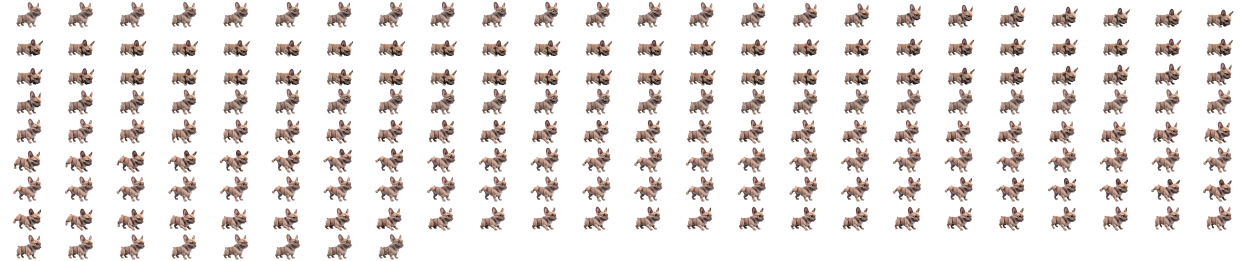
#> input picture race-v3-frenk-lab/assets/frenk_sniff.png, 4968 x 1044 px, given in place of f048.png, which was not available (shown at 1/4 size)
$ python build_frenk_atlas.py ../assets/frenk_sniff.png
#> lines starting #> are read from the running program, lines starting #| are printed output that depends on the picture; pictures that were not available may be replaced by others from this repository, and a replacement may not be noted
#!/usr/bin/env python3
"""Build the Frenk sprite atlases for the browser lab from the WORKING ALPHA frames (no new rendering of the dog):
every frame (1276x720 RGBA) is resized once to the game sprite size 207x116 (Lanczos) and packed, 24 columns per sheet.
Also writes frenk_atlas.json: label -> {sheet, index} and the alpha-weighted x-centroid / bottom of each frame in sprite px.
Sources (decoded with ffmpeg libvpx-vp9 -pix_fmt rgba from these files; see ../README.md):
  run87..run98   dog1-run-alpha.webm (approved RUN, #n), decoded frames
  v1f*, g3f*     bulldog1-frenk/race_start_v1/DOG1_RACE_START_v1_alpha.webm, race_start_gen3/DOG1_RACE_START_gen3_alpha.webm
  v4k38..v4k73   bulldog1-frenk/stop_v4/alpha/DOG1_STOP_v4_alpha_k38-k73.webm
  RACE_STAND     bulldog1-frenk/stop_v4/alpha/DOG1_RACE_STAND_v3_alpha_1276.webm
  sniffEv1..200  bulldog1-frenk/sniff_pee_v3_2_assembly/DOG1_SNIFF_PEE_V3_2_EVENT_alpha_v3_ribbonfix.webm
  bf1..bf93      bulldog1-frenk/butterfly_v1/DOG1_BUTTERFLY_v1_alpha_game_f1-f93.webm
  roll10..113    bulldog1-frenk/roll_v1/alpha/DOG1_ROLL_v1_alpha.webm (source frame n)
usage: build_frenk_atlas.py DECDIR (run/ v1f/ g3f/ v4/ stand.png sniff/ bf/)"""
import sys,os,json,numpy as np
from PIL import Image
D=sys.argv[1]; OUT=os.path.join(os.path.dirname(os.path.abspath(__file__)),'..','assets'); W,H,C=207,116,24
groups={
 'run':[f'run{n}' for n in range(87,99)],
 'start':['v1f1','v1f7','v1f8','v1f9','v1f10','v1f11','v1f16']+[f'g3f{n}' for n in range(2,36)],
 'stop':[f'v4k{n}' for n in range(38,74)]+['RACE_STAND'],
 'sniff':[f'sniffEv{n}' for n in range(1,201)],
 'bf':[f'bf{n}' for n in range(1,94)],
 'roll':[f'roll{n}' for n in range(10,114)]}
def src(lab):
    if lab=='RACE_STAND': return f'{D}/stand.png'
    for p,fn in (('run',lambda n:f'{D}/run/f{n-39:03d}.png'),('v1f',lambda n:f'{D}/v1f/f{n:03d}.png'),('g3f',lambda n:f'{D}/g3f/f{n:03d}.png'),
                 ('v4k',lambda n:f'{D}/v4/f{n-37:03d}.png'),('sniffEv',lambda n:f'{D}/sniff/f{n:03d}.png'),('bf',lambda n:f'{D}/bf/f{n:03d}.png'),('roll',lambda n:f'{D}/roll/f{n:03d}.png')):
        if lab.startswith(p) and lab[len(p):].isdigit(): return fn(int(lab[len(p):]))
    raise KeyError(lab)
atlas={'cellWidth':W,'cellHeight':H,'columns':C,'sheets':{},'frames':{}}
for g,labs in groups.items():
    rows=(len(labs)+C-1)//C; sheet=Image.new('RGBA',(W*min(C,len(labs)),H*rows),(0,0,0,0))
#> after `sheet = Image.new('RGBA', (W * min(C, len(labs)), H * rows), (0, 0, 0,`: sheet: PIL image 2484x116 RGBA; every value is 0
    for i,lab in enumerate(labs):
        im=Image.open(src(lab)).convert('RGBA').resize((W,H),Image.LANCZOS); sheet.paste(im,((i%C)*W,(i//C)*H))
#> after `im = Image.open(src(lab)).convert('RGBA').resize((W, H), Image.LANCZOS`:
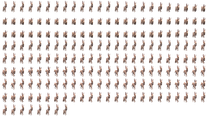
#> im: PIL image 207x116 RGBA; mean R, G, B, A 80.3, 64.1, 57.8, 48.6; transparent parts drawn white
#> after `sheet.paste(im, (i % C * W, i // C * H))`:
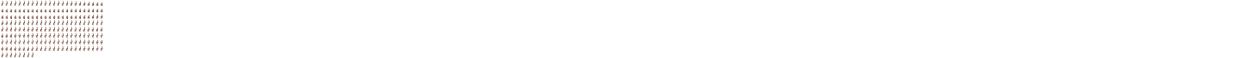
#> sheet: PIL image 2484x116 RGBA (shown at 1/2 size); mean R, G, B, A 6.7, 5.3, 4.8, 4.1; transparent parts drawn white
        a=np.asarray(im)[...,3].astype(float); ys,xs=np.nonzero(a>128)
#> after `a = np.asarray(im)[..., 3].astype(float)`:
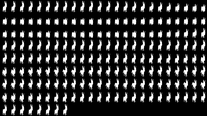
#> a: shape (116, 207) float64; min 0, max 255, mean 48.6
#> after `ys, xs = np.nonzero(a > 128)`: ys = 4285 values from 1 to 114; xs = 4285 values, max 204 at index 197, min 2 at index 2851, mean 100.6
#> (the run stopped early here; a loop or call above may not have finished)
